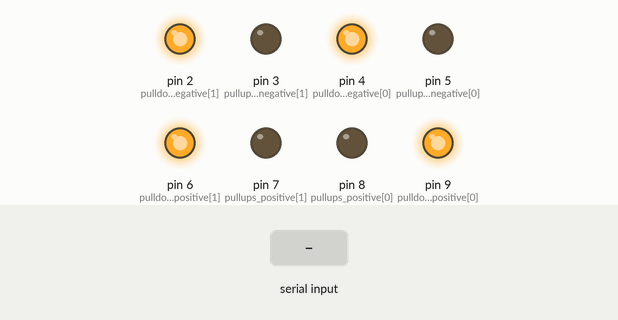
Recording of a sketch running on a simulated Arduino Uno, built with avr-gcc and run on an emulated ATmega328P. Parts: output pins drawn as LEDs (lit = HIGH). The inputs (shaded band) are chosen by the test bench. What the sketch prints to the serial monitor is not drawn.

Above: at 1.2 s.
1.3 s: "1" received over Serial
At 1.46 s:
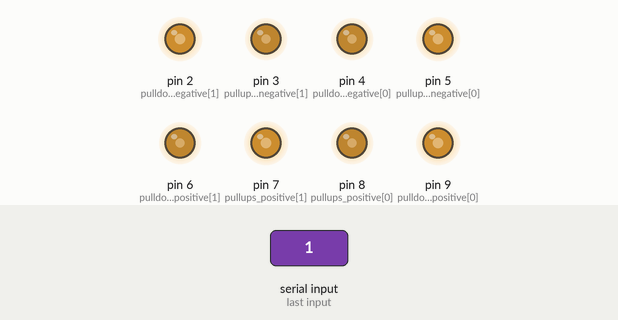
4.3 s: "0" received over Serial
7.3 s: "2" received over Serial
Timing chart, 0 to 22.3 s (numbered marks = the images above; inputs shaded):
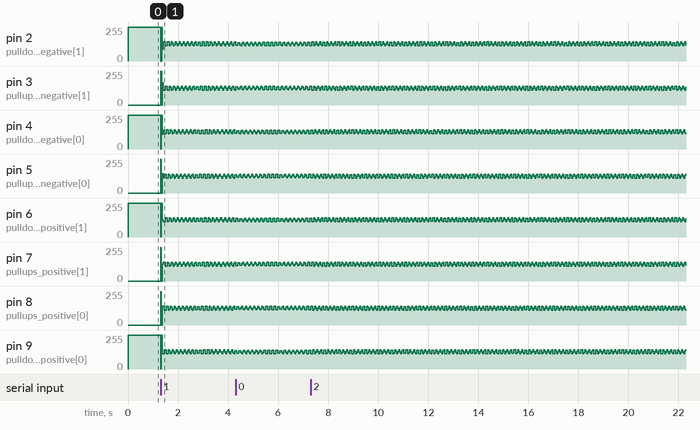

The sketch:

motor_drive_test_6.ino
```cpp
const unsigned int pullups_positive[2] = {8, 7};
const unsigned int pulldowns_positive[2] = {9, 6};
const unsigned int pullups_negative[2] = {5, 3};
const unsigned int pulldowns_negative[2] = {4, 2};

static char sine_values[256];

void go_dead(int winding) {
  digitalWrite(pullups_positive[winding], LOW);
  digitalWrite(pulldowns_positive[winding], HIGH);
  digitalWrite(pullups_negative[winding], LOW);
  digitalWrite(pulldowns_negative[winding], HIGH);
}

void go_dead_all() {
  for(int i=0;i<2;++i)
    go_dead(i);
}

char sawtooth(unsigned char t) {
  if(t <= 63)
    return t * 2;
  else if(t <= 191)
    return 127 - (t - 64) * 2;
  return -127 + (t - 192) * 2;
}

void setup() {

  Serial.begin(9600);
  Serial.println("------- Rebooted -----");

  for(unsigned int i=0;i<256;++i) {
    sine_values[i] = char(127.0f * sin((float(i) / 255.0f) * 2.0f * 3.141592f));
  }

  /*
  for(unsigned int i=0;i<256;++i) {
    Serial.print("[");
    Serial.print(i);
    Serial.print("] sine ");
    Serial.print((int)sine_values[i]);
    Serial.print("\tsaw ");
    Serial.println((int)sawtooth(i));
  }
  while(true);
  */

  for(int i=2;i<=9;++i) {
    pinMode(i, OUTPUT);
  }

  // All switches off, so that the outputs go to neutral
  for(int i=0;i<2;++i) {
    go_dead(i);
  }
}

const int winding_quarters_forward[2][4] = {
  {1,1,0,0},
  {0,1,1,0},
};

const int winding_quarters_reverse[2][4] = {
  {0,1,1,0},
  {1,1,0,0},
};

int quarter_before(int q) {
  if(q == 0)
    return 3;
  return q-1;
}

void run_const_speed(const int winding_quarters[2][4],
                     const unsigned long cycle_micros,
                     const unsigned long for_millis)
{
  const unsigned long quarter_micros = cycle_micros / 4;
  // Need to reset each time to ensure forward/reverse
  int quarter = 0;
  for(unsigned long ml_s = millis();(millis() - ml_s) < for_millis;ml_s) {
    for(int winding=0;winding<2;++winding) {
      if(winding_quarters[winding][quarter] !=
         winding_quarters[winding][quarter_before(quarter)]) {
        go_dead(winding);
        delayMicroseconds(50);
        if(winding_quarters[winding][quarter]) {
          digitalWrite(pullups_negative[winding], LOW);
          digitalWrite(pulldowns_negative[winding], HIGH);

          digitalWrite(pullups_positive[winding], HIGH);
          digitalWrite(pulldowns_positive[winding], LOW);
        } else {
          digitalWrite(pullups_positive[winding], LOW);
          digitalWrite(pulldowns_positive[winding], HIGH);

          digitalWrite(pullups_negative[winding], HIGH);
          digitalWrite(pulldowns_negative[winding], LOW);
        }
      }
    }
    delayMicroseconds(quarter_micros);
    quarter = (quarter+1) % 4;
  }
  go_dead_all();
}

char output_state(char output_val, char sawtooth_val) {
  if(output_val >= 0)
    return (output_val > sawtooth_val) ? 1 : 0;
  else
    return (output_val < sawtooth_val) ? -1 : 0;
}

#if 1
void loop() {
//  const unsigned long cycle_micros_min = 12500;
  const unsigned long cycle_micros_min = 10000;
  const unsigned long cycle_micros_max = 22000;
//  const unsigned long cycle_micros_max = 25000;

  static unsigned long cycle_micros = 0;
  static int winding_quarters[2][4];

  if (Serial.available() > 0) {
    unsigned char incomingByteU = Serial.read();
    char incomingByte = *reinterpret_cast<char*>(&incomingByteU);
    if(incomingByte == -128) {
      cycle_micros = 0;
    } else {
      cycle_micros = (unsigned long)(cycle_micros_min +
        (1.0f - abs(incomingByte) / 127.0f) * float(cycle_micros_max - cycle_micros_min));
      memcpy(&winding_quarters[0][0],
             (incomingByte >= 0) ? &winding_quarters_forward[0][0] : &winding_quarters_reverse[0][0],
             sizeof(winding_quarters));
    }
  }

  if(cycle_micros != 0) {
    const unsigned long quarter_micros = cycle_micros / 4;
    for(int quarter = 0;quarter<4;++quarter) {
      for(int winding=0;winding<2;++winding) {

/*        Serial.print("quarter ");
        Serial.print(quarter);
        Serial.print(" winding ");
        Serial.print(winding);
        Serial.print(": ");
        Serial.println(winding_quarters[winding][quarter]);*/

        if(winding_quarters[winding][quarter] !=
           winding_quarters[winding][quarter_before(quarter)]) {
          go_dead(winding);
          delayMicroseconds(50);
          if(winding_quarters[winding][quarter]) {
            digitalWrite(pullups_negative[winding], LOW);
            digitalWrite(pulldowns_negative[winding], HIGH);

            digitalWrite(pullups_positive[winding], HIGH);
            digitalWrite(pulldowns_positive[winding], LOW);
          } else {
            digitalWrite(pullups_positive[winding], LOW);
            digitalWrite(pulldowns_positive[winding], HIGH);

            digitalWrite(pullups_negative[winding], HIGH);
            digitalWrite(pulldowns_negative[winding], LOW);
          }
        }
      }
      delayMicroseconds(quarter_micros);
    }
  } else {
    go_dead_all();
  }

#if 0
  if (Serial.available() > 0) {

    unsigned char incomingByteU = Serial.read();
    char incomingByte = *reinterpret_cast<char*>(&incomingByteU);
    const unsigned long cycle_micros = (unsigned long)(cycle_micros_min +
      (1.0f - abs(incomingByte) / 127.0f) * float(cycle_micros_max - cycle_micros_min));

    run_const_speed((incomingByte >= 0) ? winding_quarters_forward : winding_quarters_reverse,
                    cycle_micros,
                    300);
  }
#endif
}
#endif

#if 0
void loop() {
  const unsigned long st_m = micros();

  const unsigned long pwm_cycle_micros = 125;
  const unsigned long output_cycle_micros = 20000;
//  const char sawtooth_val = sawtooth((micros()%pwm_cycle_micros)*2);
  const char sawtooth_val = sawtooth((micros() & 128L) << 1L);

//  const char output_val = sine_values[((micros()%output_cycle_micros)*780)/100];
  const char output_val = sine_values[(micros() & 16384L) >> 6L];
  const int this_output_state = output_state(output_val, sawtooth_val);
  static int last_output_state = 0;
  static char last_output_val = 0.0f;

  const unsigned long end_m = micros();

  Serial.print("calc ");
  Serial.println(end_m - st_m);
  Serial.print("sawtooth ");
  Serial.println((int)sawtooth_val);
  Serial.print("output ");
  Serial.println((int)output_val);

  const int winding = 0;

  if((last_output_val < 0.0f && output_val >= 0.0f) ||
     (last_output_val >= 0.0f && output_val < 0.0f)) {
    go_dead(winding);
    delayMicroseconds(25);
  }

  if(this_output_state != last_output_state) {
    digitalWrite(pullups_positive[winding], LOW);
    digitalWrite(pulldowns_positive[winding], LOW);
    digitalWrite(pullups_negative[winding], LOW);
    digitalWrite(pulldowns_negative[winding], LOW);
    delayMicroseconds(5);

    if(this_output_state > 0) {
      digitalWrite(pullups_positive[winding], HIGH);
      digitalWrite(pulldowns_positive[winding], LOW);
    } else if(this_output_state < 0) {
      digitalWrite(pullups_negative[winding], HIGH);
      digitalWrite(pulldowns_negative[winding], LOW);
    } else if(last_output_state > 0) {
      digitalWrite(pullups_positive[winding], LOW);
      digitalWrite(pulldowns_positive[winding], HIGH);
    } else if(last_output_state < 0) {
      digitalWrite(pullups_negative[winding], LOW);
      digitalWrite(pulldowns_negative[winding], HIGH);
    }
  }
  last_output_state = this_output_state;
  last_output_val = output_val;

}
#endif

#if 0
// Continuous variable speed test
void loop() {
  const unsigned long cycle_micros_min = 12500;
  const unsigned long cycle_micros_max = 22000;

  const unsigned long test_period_millis = 5000;
  const unsigned long cycle_micros = cycle_micros_min +
      int((cycle_micros_max - cycle_micros_min) * (0.5f + 0.5f * sin((millis()%test_period_millis) * (6.28f/test_period_millis))));
  const unsigned long quarter_micros = cycle_micros / 4;
  // Need to reset each time to ensure forward/reverse
  static int quarter = 0;
  for(int winding=0;winding<2;++winding) {
    if(winding_quarters_forward[winding][quarter] !=
       winding_quarters_forward[winding][quarter_before(quarter)]) {
      go_dead(winding);
      delayMicroseconds(50);
      if(winding_quarters_forward[winding][quarter]) {
        digitalWrite(pullups_negative[winding], LOW);
        digitalWrite(pulldowns_negative[winding], HIGH);

        digitalWrite(pullups_positive[winding], HIGH);
        digitalWrite(pulldowns_positive[winding], LOW);
      } else {
        digitalWrite(pullups_positive[winding], LOW);
        digitalWrite(pulldowns_positive[winding], HIGH);

        digitalWrite(pullups_negative[winding], HIGH);
        digitalWrite(pulldowns_negative[winding], LOW);
      }
    }
  }
  delayMicroseconds(quarter_micros);
  quarter = (quarter+1) % 4;
}
#endif

#if 0
// Basic test
void loop() {
  static int test_idx = 0;
  boolean f = (test_idx % 2) == 0;
  const unsigned long cycle_micros = 1000000L / (50 + 10 * ((test_idx)/2));

  Serial.print("Beginning test: ");
  if(f) {
    Serial.print("forward ");
  } else {
    Serial.print("reverse ");
  }
  Serial.print("cycle micros (");
  Serial.print(cycle_micros);
  Serial.println(")");

  run_const_speed(f ? winding_quarters_forward : winding_quarters_reverse,
                  cycle_micros,
                  1500);
  test_idx = (test_idx+1) % 8;
  delay(1000);
}
#endif

#if 0
void loop() {
  run_const_speed(winding_quarters_forward,
                  20000,
                  100000);
}
#endif
```
